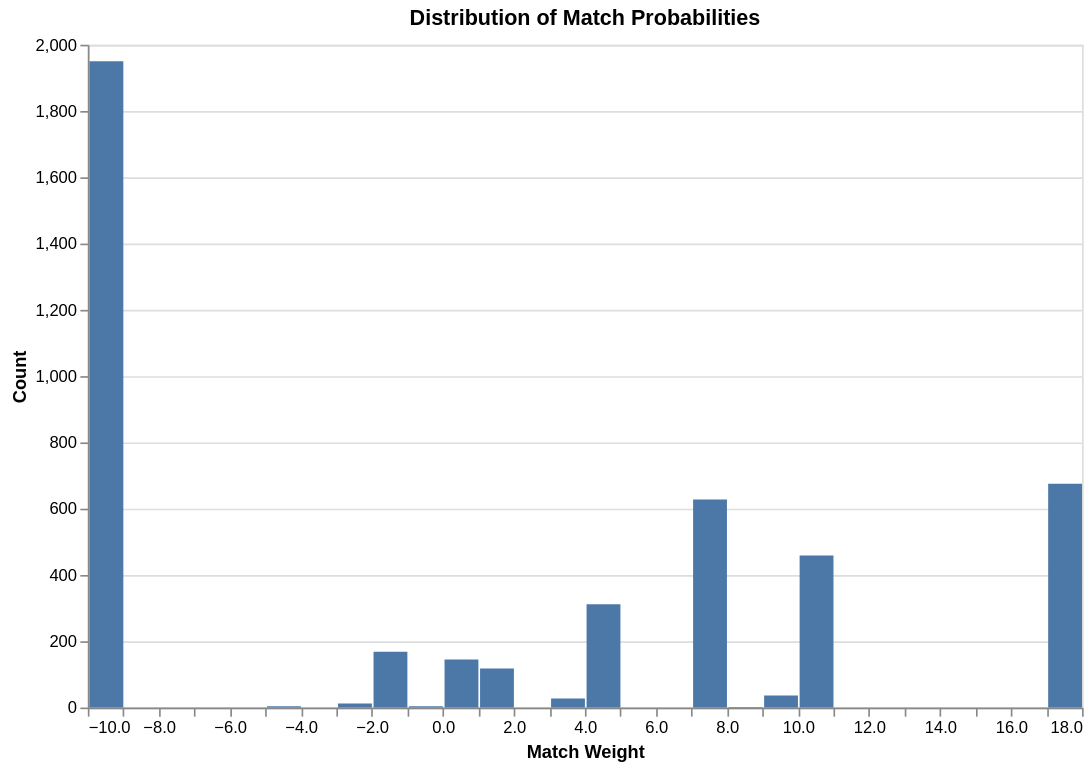

Notebook source saved alongside this figure:
### Code cell
import altair as alt
# Plot histogram of match weights

# This list does not include any stockport records where no comparison pairs were made
# because blocking rules did not find any potential matches

# Add in unmatched records
sql = """
WITH matched_stockport_ids as (
    select distinct unique_id_l
    from ranked_matches
)
select
    -10 as match_weight,
    0.0 as match_probability,
from data_for_matching t
where t.source_dataset = 'stockport'
and t.unique_id not in (select unique_id_l from matched_stockport_ids)
"""

unmatched_records = duckdb.sql(sql)
unmatched_records.show(max_rows=10, max_width=400)


sql = """
select match_probability, match_weight from ranked_matches
union all
select match_probability, match_weight from unmatched_records
order by match_probability desc
"""

all_records = con.sql(sql)

# Create the histogram
chart = (
    alt.Chart(all_records.df())
    .mark_bar()
    .encode(
        alt.X("match_weight:Q", bin=alt.Bin(maxbins=50), title="Match Weight"),
        alt.Y("count():Q", title="Count"),
    )
    .properties(title="Distribution of Match Probabilities", width=600, height=400)
)

# Save the chart
chart

### Figure 1 — Vega-Lite specification as saved in the notebook (floating-point values rounded to 4 significant figures; data arrays with more than 128 entries replaced by an {"elided": "..."} marker saying what was removed)
{"config": {"view": {"continuousWidth": 300, "continuousHeight": 300}}, "data": {"name": "data-1a020f6fc57345199749530589769389"}, "mark": {"type": "bar"}, "encoding": {"x": {"bin": {"maxbins": 50}, "field": "match_weight", "title": "Match Weight", "type": "quantitative"}, "y": {"aggregate": "count", "title": "Count", "type": "quantitative"}}, "height": 400, "title": "Distribution of Match Probabilities", "width": 600, "$schema": "https://vega.github.io/schema/vega-lite/v5.20.1.json", "datasets": {"data-1a020f6fc57345199749530589769389": {"elided": "4540 records"}}}
